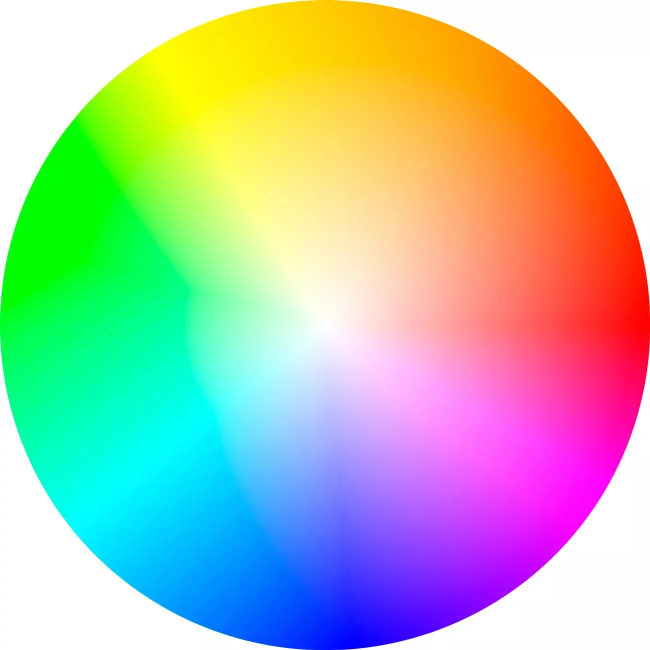
#> input picture color.png, 1300 x 1300 px, given in place of bundle.mov, which was not available (shown at 1/2 size)
$ python ident.py color.png
#> lines starting #> are read from the running program, lines starting #| are printed output that depends on the picture; after the words box and inside, x2 and y2 are one past the last pixel; in counts of white or black regions, pixels touching at a corner belong together; pictures that were not available may be replaced by others from this repository, and a replacement may not be noted
import cv2 as cv
import numpy as np
import rapidcv
import time
import sys

from collections import deque

record = '-r' in sys.argv

capture = cv.VideoCapture("bundle.mov")

bit_shift = 5
downscale = 1.5

FRAMERATELOG = deque(maxlen=1000)

ret, frame = capture.read()
#> frame is the input picture: shape (1300, 1300, 3); mean B, G, R 172.6, 192.7, 181.5
if not ret:
    exit()

width, height = int(frame.shape[1]//downscale), int(frame.shape[0]//downscale)
#> width = 866; height = 866

if record:
    writer = cv.VideoWriter('output.mp4', cv.VideoWriter_fourcc(*"mp4v"), 30, (width, height))

while True:
    start_time = time.clock_gettime_ns(time.CLOCK_REALTIME)

    out, frame = capture.read()
    if not out:
        break

    frame = cv.resize(frame, (int(frame.shape[1]//downscale), int(frame.shape[0]//downscale)))
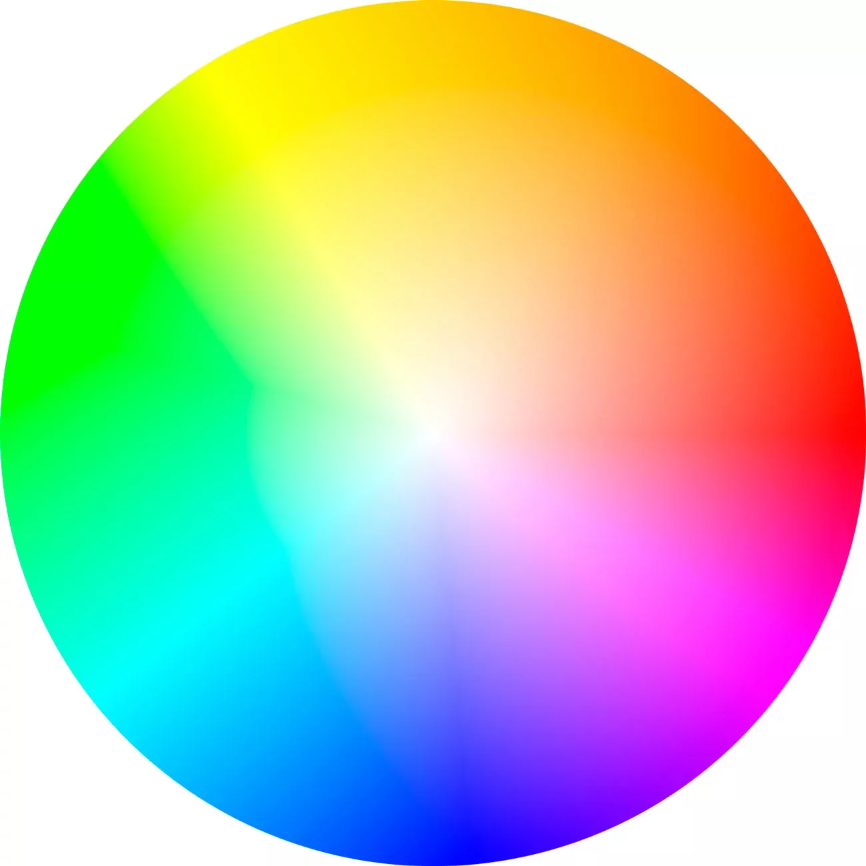
#> frame: shape (866, 866, 3); mean B, G, R 172.6, 192.7, 181.5

    grayscale = cv.cvtColor(frame, cv.COLOR_BGR2GRAY)
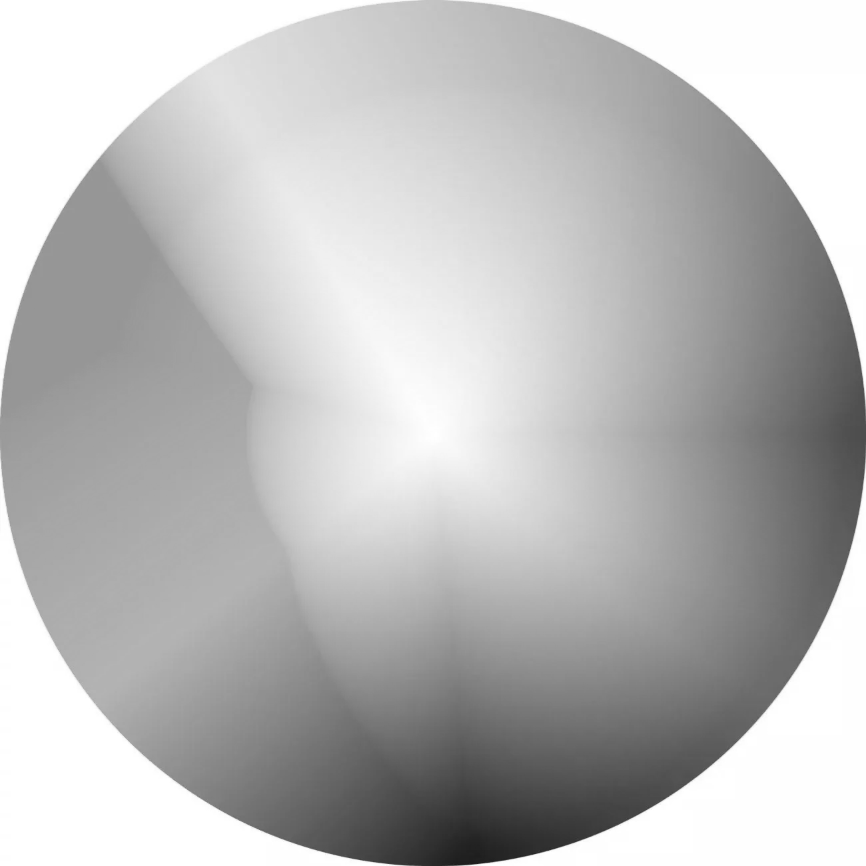
#> grayscale: shape (866, 866); min 27, max 255, mean 187

    flattened = (grayscale >> bit_shift) << bit_shift # flatten to 8 colors
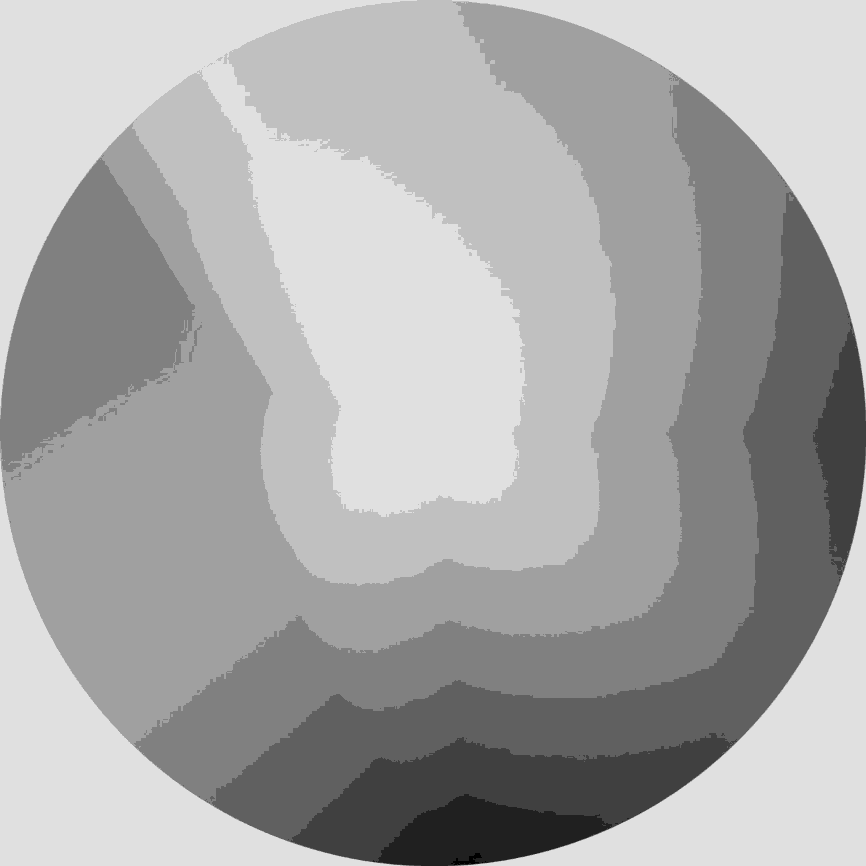
#> flattened: shape (866, 866); min 0, max 224, mean 168.5

    edges = cv.Canny(flattened, 250, 300)
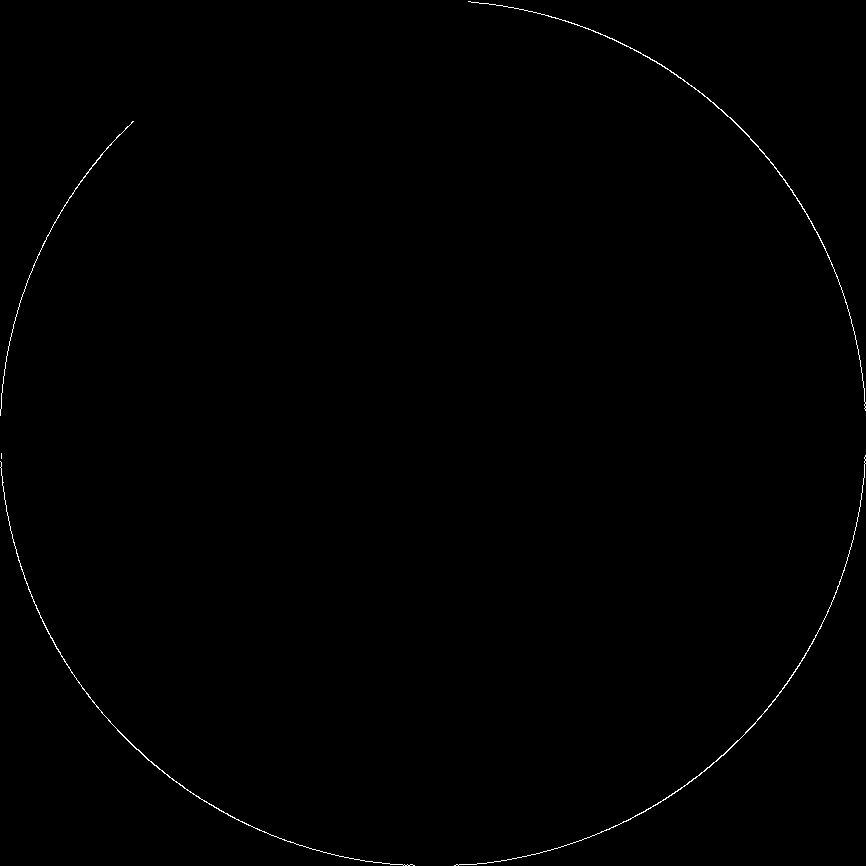
#> edges: shape (866, 866); 0.33% white in thin lines or dots
    contours, hierarchy= cv.findContours(edges, cv.RETR_TREE, cv.CHAIN_APPROX_SIMPLE)
#> contours = 5 contours, 1 with area under 20; largest, box (x1, y1, x2, y2) and area: (468, 1, 866, 411) 170, (454, 455, 866, 866) 143, (0, 461, 415, 866) 140, (0, 121, 134, 416) 47

    largest_contour = max(contours, key=lambda x : x.shape[0])
#> largest_contour = contour of 625 points, box (x1, y1, x2, y2) (0, 461, 415, 866), area 140

    frame = cv.drawContours(frame, [largest_contour], 0, (0,255,0), 4)
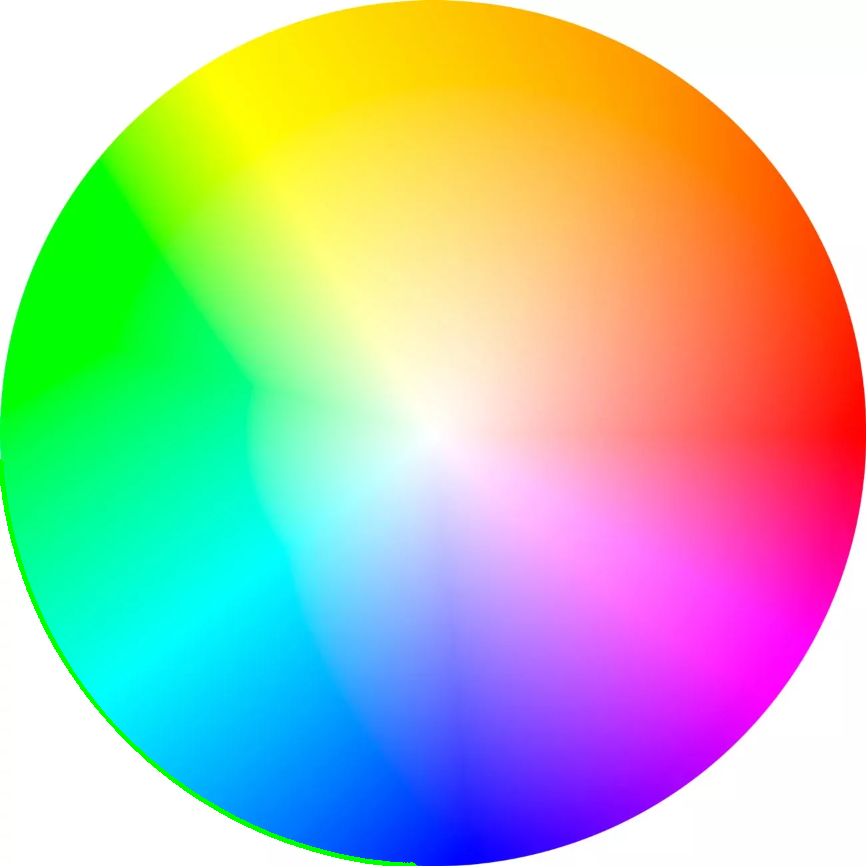
#> frame: shape (866, 866, 3); 0.39% of pixels changed, all inside (x1, y1, x2, y2) = (0, 459, 417, 866)

    if record:
        writer.write(frame)

    cv.imshow("frame", frame)
    cv.imshow("edges", edges)

    time_delta = (time.clock_gettime_ns(time.CLOCK_REALTIME)-start_time)/1e9
    FRAMERATELOG.append(1/time_delta)

    if cv.waitKey(1) & 0xFF == ord('q'):
#> (key q is pressed here)
        break


#> (the run stopped early here; a loop or call above may not have finished)
